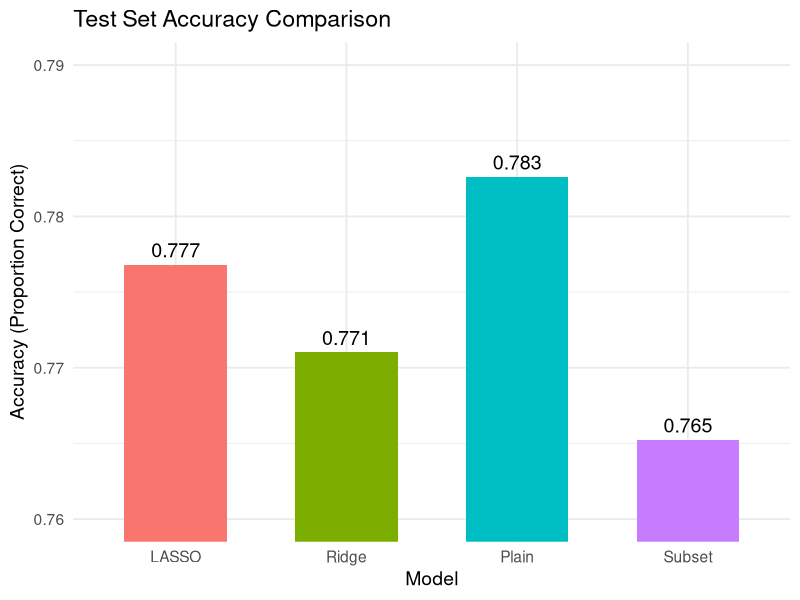
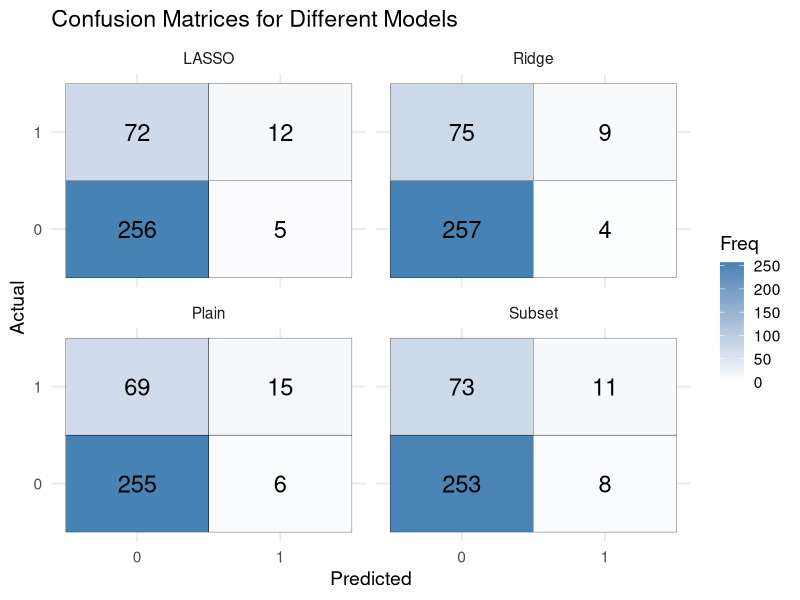

These charts were generated, in order, by the following R code:
## ---- chunk 1
knitr::opts_chunk$set(echo = TRUE)
## ---- chunk 2
# Load required libraries
library(glmnet)
library(leaps)
library(ggplot2)
library(caret)

# Load dataset
data = read.csv("data/framingham.csv")

# Show first 5 entries of dataset
head(data, 5)
## ---- chunk 3
# Replace data entries with value -9 with NA
data[data == -9] = NA

# Assign cleaned dataframe to data_clean
data_clean = na.omit(data)

# Check if the cleaned dataframe has any NA values
anyNA(data_clean)

# Calculate and print number of rows removed during cleaning
n_removed = nrow(data) - nrow(data_clean)
cat("Number of rows removed due to missing values:", n_removed, "\n")

# Show first 5 entries of cleaned dataframe
head(data_clean, 5)
## ---- chunk 4
# Set seed for reproducibility
set.seed(22)

# Get number of rows in cleaned dataframe
n = nrow(data_clean)

# Randomly sample 80% of the row indices for the training dataset
train_indices = sample(seq_len(n), size = 0.8 * n)

# Use the 80% randomly selected indices to form the training dataset
train = data_clean[train_indices, ]

# Use the remaining 20% indices to form the testing dataset
test = data_clean[-train_indices, ]
## ---- chunk 5
fit_logistic_l1_cv = function(data, outcome, covariates, nfolds=5) {
  set.seed(44) # ensures reproducibility of CV folds
  
  # Prepare response and predictor data
  y = data[[outcome]]
  X = data[, covariates]
  
  # Turn selected data into matrices
  X_mat = as.matrix(X)
  y_vec = as.numeric(as.character(y))
  
  # Perform cross-validated LASSO logistic regression
  cv_fit = cv.glmnet(
    X_mat, y_vec,
    family = "binomial",
    alpha = 1,              # L1 penalty
    nfolds = nfolds,
    type.measure = "class"  # min misclassification error
  )
  
  cat("Best lambda chosen by CV (min misclassification error):",
      cv_fit$lambda.min, "\n")
 
  # Fit final model using optimal lambda
  final_model = glmnet(X_mat, y_vec, family = "binomial", alpha = 1,
                        lambda = cv_fit$lambda.min)
  
  # Print selected coefficients
  cat("\nSelected coefficients at optimal lambda:\n")
  print(coef(final_model))
  
  return(final_model)
}

# Use function for our goal
outcome = "death"
covariates = names(data_clean)[!(names(data_clean) %in% outcome)]

# Apply optimal model for predictions
result_l1 = fit_logistic_l1_cv(train, outcome, covariates, nfolds=5)
## ---- chunk 6
fit_logistic_l2_cv = function(data, outcome, covariates, nfolds=5) {
  set.seed(44) # ensures reproducibility of CV folds
  
  # Prepare response and predictor data
  y = data[[outcome]]
  X = data[, covariates]
  
  # Turn selected data into matrices
  X_mat = as.matrix(X)
  y_vec = as.numeric(as.character(y))
  
  # Perform cross-validated LASSO logistic regression
  cv_fit = cv.glmnet(
    X_mat, y_vec,
    family = "binomial",
    alpha = 0,              # L2 penalty
    nfolds = nfolds,
    type.measure = "class"  # min misclassification error
  )
  
  cat("Best lambda chosen by CV (min misclassification error):",
      cv_fit$lambda.min, "\n")
 
  # Fit final model using optimal lambda
  final_model = glmnet(X_mat, y_vec, family = "binomial", alpha = 0,
                        lambda = cv_fit$lambda.min)
  
  # Print selected coefficients
  cat("\nSelected coefficients at optimal lambda:\n")
  print(coef(final_model))
  
  return(final_model)
}

# Use function for our goal
outcome = "death"
covariates = names(data_clean)[!(names(data_clean) %in% outcome)]

# Apply optimal model for predictions
result_l2 = fit_logistic_l2_cv(train, outcome, covariates, nfolds=5)
## ---- chunk 7
# Fit plain logistic regression model to the training dataset
plain_logit <- glm(death ~ ., data = train, family = "binomial")

# Print model summary for coefficient estimates and significance
summary(plain_logit)
## ---- chunk 8
# Do forward stepwise variable selection on training data (linear regression)
regfit.fwd = regsubsets(death ~ ., data = train, nvmax = ncol(train) - 1,
                        method = "forward")
reg_summary = summary(regfit.fwd)

# Select model with lowest BIC score
best_size = which.min(reg_summary$bic)
cat("Best model size according to BIC:", best_size, "\n\n")

# Extract names of selected predictors
best_vars <- names(coef(regfit.fwd, best_size))[-1]  # remove intercept
cat("Selected predictors:", best_vars, "\n\n")

# Build logistic regression using the selected predictors
subset_formula <- as.formula(paste("death ~", paste(best_vars, collapse = " + ")))
subset_logit <- glm(subset_formula, data = train, family = "binomial")

summary(subset_logit)
## ---- chunk 9
# Predict test data using optimized LASSO logistic regression
lasso_prob = as.vector(predict(result_l1, 
                               newx = as.matrix(test[, covariates]), 
                               type = "response"))
lasso_class = ifelse(lasso_prob > 0.5, 1, 0)
lasso_accuracy <- mean(lasso_class == test$death)

# Predict test data using optimized Ridge logistic regression
ridge_prob = as.vector(predict(result_l2, 
                               newx = as.matrix(test[, covariates]), 
                               type = "response"))
ridge_class = ifelse(ridge_prob > 0.5, 1, 0)
ridge_accuracy <- mean(ridge_class == test$death)

# Predict test data using plain logistic regression
logit_prob <- predict(plain_logit, newdata = test, type = "response")
logit_class <- ifelse(logit_prob > 0.5, 1, 0)
logit_accuracy <- mean(logit_class == test$death)

# Predict test data using best subset logistic regression
subset_prob <- predict(subset_logit, newdata = test, type = "response")
subset_class <- ifelse(subset_prob > 0.5, 1, 0)
subset_accuracy <- mean(subset_class == test$death)

# Combine results into a data frame
models = c("LASSO", "Ridge", "Plain", "Subset")
results = data.frame(
  Model = models,
  Accuracy = c(lasso_accuracy, ridge_accuracy, logit_accuracy, subset_accuracy)
)
results
## ---- chunk 10
# Create custom ordering for bars based on work above
results$Model <- factor(results$Model, levels = c("LASSO", "Ridge", "Plain", "Subset"))

# Create bar graph with different colors and numerical values for each
# model's testing accuracy
ggplot(results, aes(x = Model, y = Accuracy, fill = Model)) +
  geom_bar(stat = "identity", width = 0.6) +
  geom_text(aes(label = round(Accuracy, 3)), vjust = -0.5, size = 5) +
  coord_cartesian(ylim = c(0.76, 0.79)) +  # Zoom without removing bars
  labs(
    title = "Test Set Accuracy Comparison",
    y = "Accuracy (Proportion Correct)",
    x = "Model"
  ) +
  theme_minimal(base_size = 14) +
  theme(legend.position = "none")
## ---- chunk 11
# Compute confusion matrices
cm_lasso <- confusionMatrix(factor(lasso_class), factor(test$death))$table
cm_ridge <- confusionMatrix(factor(ridge_class), factor(test$death))$table
cm_logit <- confusionMatrix(factor(logit_class), factor(test$death))$table
cm_subset <- confusionMatrix(factor(subset_class), factor(test$death))$table

# Convert tables to data.frames for nicer plotting
cm_to_df <- function(cm, model_name) {
  df <- as.data.frame(cm)
  colnames(df) <- c("Predicted", "Actual", "Freq")
  df$Model <- model_name
  df
}

cm_lasso_df <- cm_to_df(cm_lasso, "LASSO")
cm_ridge_df <- cm_to_df(cm_ridge, "Ridge")
cm_logit_df <- cm_to_df(cm_logit, "Plain")
cm_subset_df <- cm_to_df(cm_subset, "Subset")

# Combine all into one data frame
cm_all <- rbind(cm_lasso_df, cm_ridge_df, cm_logit_df, cm_subset_df)
cm_all$Model <- factor(cm_all$Model, levels = c("LASSO", "Ridge", "Plain", "Subset"))

# Plot confusion matrices as separate facets
ggplot(cm_all, aes(x = Predicted, y = Actual, fill = Freq)) +
  geom_tile(color = "black") +
  geom_text(aes(label = Freq), size = 6) +
  scale_fill_gradient(low="white", high="steelblue", limits=c(0,max(cm_all$Freq))) +
  facet_wrap(~Model) +
  labs(title = "Confusion Matrices for Different Models") +
  theme_minimal(base_size = 14)
